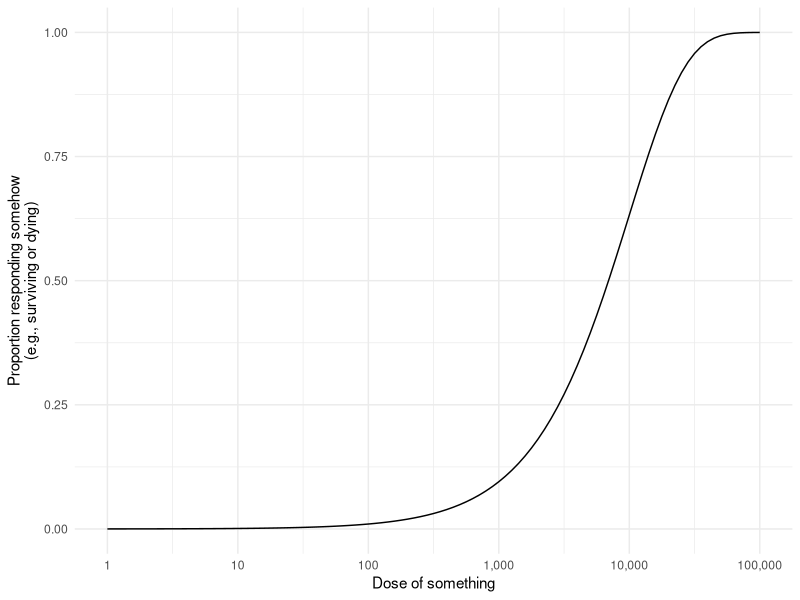

The R script that drew this image: (Note: this script raises an error after producing the figure.)
## ---- chunk 1
library(tidyverse)
library(scales) # for prettier axis labels
# library(simecol) # for running model 
theme_set(theme_minimal())
## ---- chunk 2
#| label: fig-DoseResponse
#| column: margin
#| fig-cap: "A hypothetical dose-response relationship."
#| fig-alt: "Line graph showing the proportion of individuals responding, going from 0 to 1 in a sigmoidal pattern with increasing orders of magnitude of the dose."

tibble(Dose = 10^seq(0,5, length.out = 101), 
       Response = 1-exp(-0.0001*Dose)) %>% 
  ggplot(., aes(Dose, Response)) + 
  geom_line() + 
  scale_x_log10(breaks = 10^c(0:5),
                      labels = label_comma(accuracy=1)) + 
  labs(x="Dose of something", y="Proportion responding somehow\n(e.g., surviving or dying)")
## ---- chunk 3
#| label: fig-DoseResponseAnthrax
#| column: margin
#| fig-cap: "The proportion of guinea pigs that died with increasing doses of anthrax spores. (I couldn't find an example with toxins. Indeed, gunea pigs were more often used in  immunology than toxicology. Mice and rats are the real \"guinea pigs\" these days.)"
#| fig-alt: "A dot plot showing the probability of mortality (y-axis) against the actual inhaled dosage (cfu) and a fitted sigmoidal line. The halfway point is between 10,000 and 100,000 cfu."

knitr::include_graphics("Dose-lethality-curve-obtained-by-using-the-log-transformed-estimated-inhaled-dosage-as_W640.jpeg", dpi = 900)
## ---- chunk 4
#| label: fig-DoseTol
#| column: margin
#| fig-cap: "A hypothetical distribution of tolerances in a group of animals (top) and the proportion of the group that would be affected (i.e., die) if exposed to a given dose (bottom)."
#| fig-alt: "Top graph is a bell curve and the bottom is a sigmoidal curve. The center of the bell curve aligns with the midpoint (LD50) of the sigmoidal curve."

a <- ggplot(data.frame(x=-6:0), aes(x=x)) + 
  stat_function(fun=dnorm, args = list(mean=-3, sd=1/2)) + 
  labs(x=expression(log[10]~Dose), y="Proportion of population\nwith tolerance threshold at dose")

b <- ggplot(data.frame(x=-6:0), aes(x=x)) + 
  stat_function(fun=pnorm, args = list(mean=-3, sd=1/2)) +
  labs(x=expression(log[10]~Dose), y="Proportion of population\naffected at dose")

ggpubr::ggarrange(a,b, ncol=1)
## ---- chunk 5
#| label: fig-DoseTol2
#| column: margin
#| fig-cap: "Tolerance distributions (top) and proportion that die at a given dose (bottom) for a highly inbred (red) and a more variable, outbred (blue) population."
#| fig-alt: "Top graph has two bell curves and the bottom two sigmoidal curves. The red curves are narrower (top) and steeper sigmoid (bottom) than the blue curves."


a <- ggplot(data.frame(x=-6:0), aes(x=x)) + 
  stat_function(fun=dnorm, args = list(mean=-3, sd=1/4), color="red") + 
  stat_function(fun=dnorm, args = list(mean=-3, sd=1), color="blue") + 
  labs(x=expression(log[10]~Dose), y="Proportion of population\nwith tolerance threshold at dose")

b <- ggplot(data.frame(x=-6:0), aes(x=x)) + 
  stat_function(fun=pnorm, args = list(mean=-3, sd=1/4), color="red") +
  stat_function(fun=pnorm, args = list(mean=-3, sd=1), color="blue") + 
  labs(x=expression(log[10]~Dose), y="Proportion of population\ninfected at dose")

ggpubr::ggarrange(a,b, ncol=1)
## ---- chunk 6
#| label: fig-DoseResponses
#| column: margin
#| fig-cap: "A hypothetical dose-response relationship between the concentration of a limiting nutrient (e.g., Iron) and an organism's growth rate."
#| fig-alt: "A line graph that shows zero growth (y-axis) with low concentrations of iron in food (x-axis), then at threshold amount the line rises rapidly than slowly flattens out at a maximum growth rate."

ggplot(data.frame(x=0:10), aes(x=x)) + 
  stat_function(fun=function(x) pmax(0, 0.5*(1-exp(-1*(x-1.5)))) ) + 
  labs(x="Concentration of Fe in food", y="Average growth rate (mg/day)")
